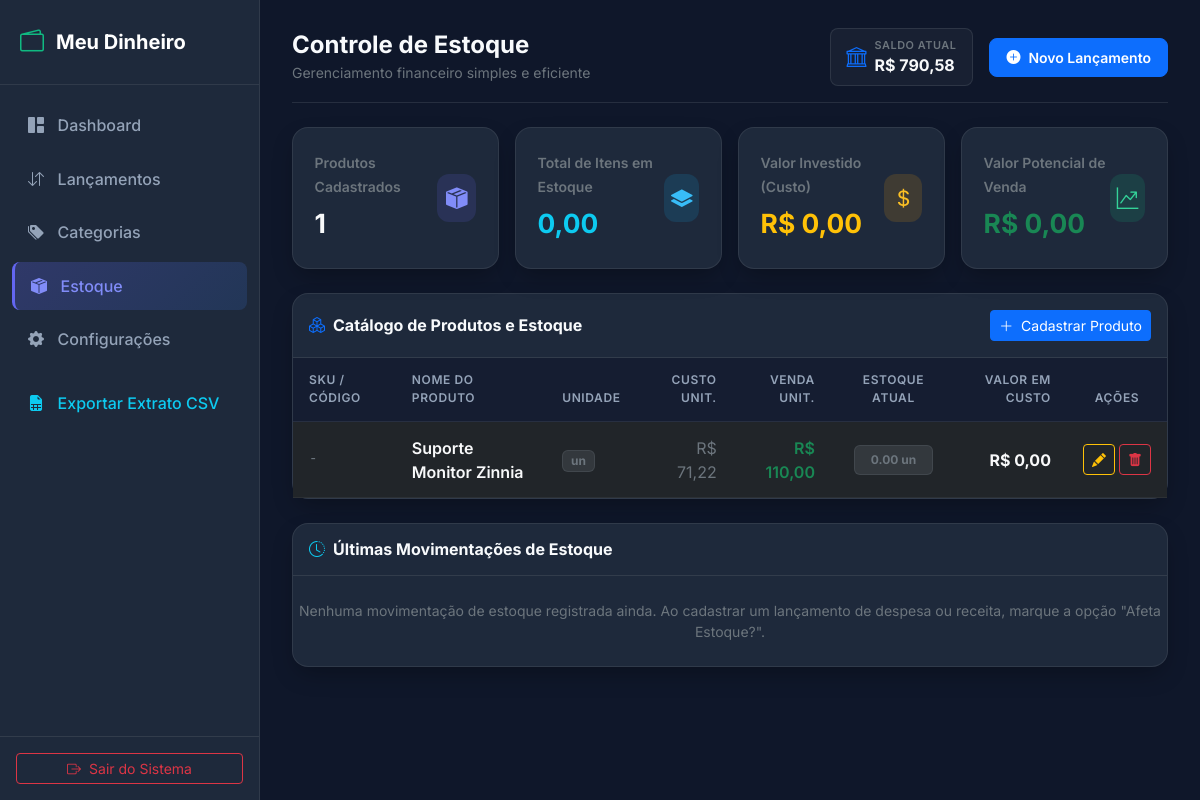
The app's page /estoque/ (signed in), older data.
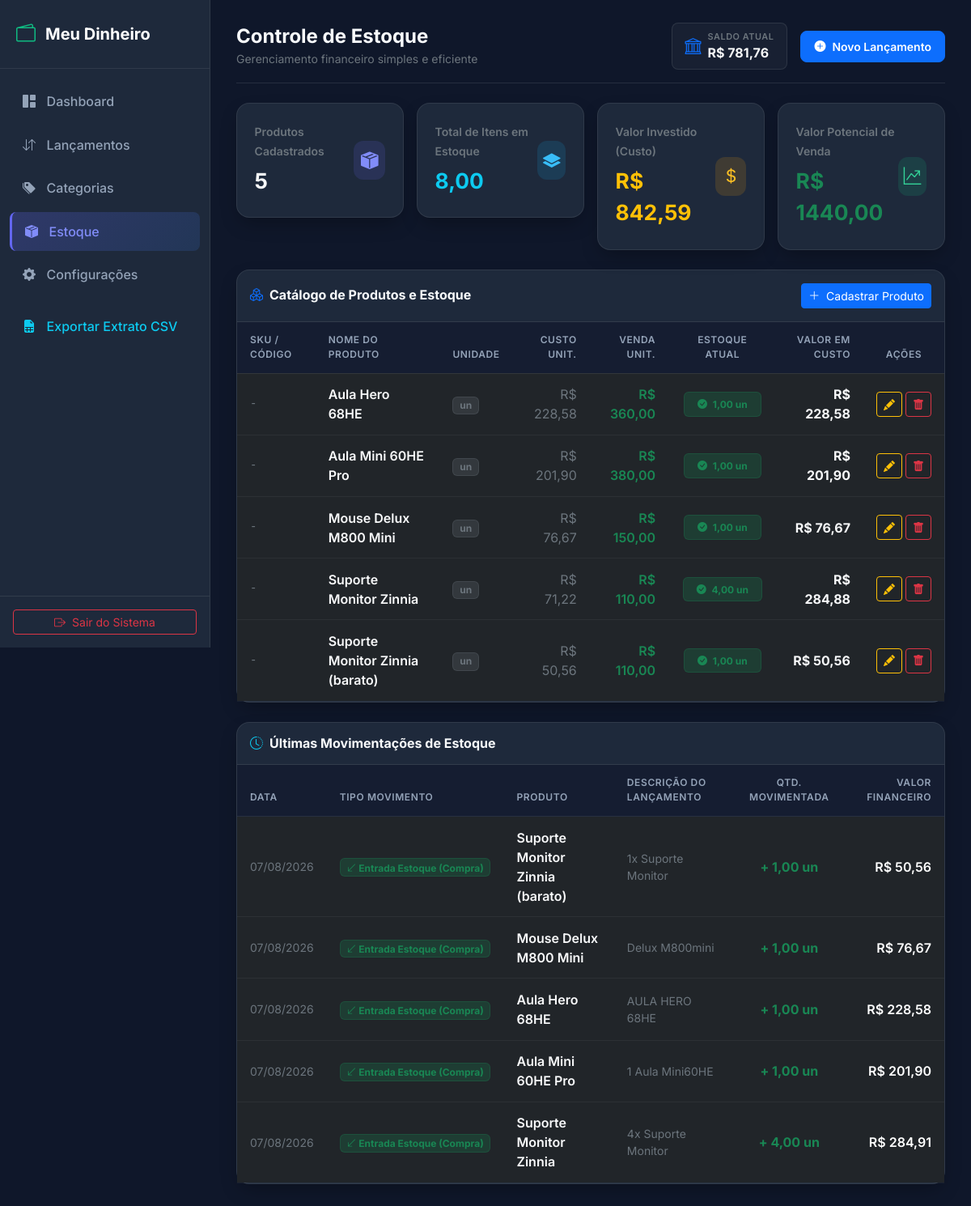
The same page, newer data.
### financas/models.py (models this page shows, shortened)
class UserProfile(models.Model):
    user = models.OneToOneField(User, on_delete=models.CASCADE, related_name='profile')
    initial_balance = models.DecimalField(
        max_digits=12,
        decimal_places=2,
        default=Decimal('0.00'),
        verbose_name="Saldo Inicial / de Partida"
    )
    currency = models.CharField(max_length=5, default="R$", verbose_name="Moeda")
    def get_total_income_all_time(self):
        total = self.user.transactions.filter(type='INCOME').aggregate(Sum('amount'))['amount__sum']
        return total or Decimal('0.00')
    def get_total_expense_all_time(self):
        total = self.user.transactions.filter(type='EXPENSE').aggregate(Sum('amount'))['amount__sum']
        return total or Decimal('0.00')
    def get_current_balance(self):
        return self.initial_balance + self.get_total_income_all_time() - self.get_total_expense_all_time()

class Product(models.Model):
    user = models.ForeignKey(User, on_delete=models.CASCADE, related_name='products')
    name = models.CharField(max_length=150, verbose_name="Nome do Produto")
    sku = models.CharField(max_length=50, blank=True, null=True, verbose_name="SKU / Código")
    unit = models.CharField(max_length=20, default="un", verbose_name="Unidade de Medida")
    cost_price = models.DecimalField(
        max_digits=12, decimal_places=2, default=Decimal('0.00'), verbose_name="Preço Custo Unitário (R$)"
    )
    sale_price = models.DecimalField(
        max_digits=12, decimal_places=2, default=Decimal('0.00'), verbose_name="Preço Venda Unitário (R$)"
    )
    created_at = models.DateTimeField(auto_now_add=True)
    updated_at = models.DateTimeField(auto_now=True)
    class Meta:
        verbose_name = "Produto"
        verbose_name_plural = "Produtos"
        ordering = ['name']
    def get_current_stock(self):
        entries = self.transactions.filter(affects_stock=True, type='EXPENSE').aggregate(Sum('quantity'))['quantity__sum'] or Decimal('0.00')
        exits = self.transactions.filter(affects_stock=True, type='INCOME').aggregate(Sum('quantity'))['quantity__sum'] or Decimal('0.00')
        return entries - exits

class Transaction(models.Model):
    TRANSACTION_TYPES = [
        ('INCOME', 'Receita / Entradas'),
        ('EXPENSE', 'Despesa / Saídas'),
    ]
    PAYMENT_METHODS = [
        ('PIX', 'Pix'),
        ('CARTAO_CREDITO', 'Cartão de Crédito'),
        ('CARTAO_DEBITO', 'Cartão de Débito'),
        ('DINHEIRO', 'Dinheiro'),
        ('TRANSFERENCIA', 'Transferência'),
        ('OUTRO', 'Outro'),
    ]
    user = models.ForeignKey(User, on_delete=models.CASCADE, related_name='transactions')
    type = models.CharField(max_length=10, choices=TRANSACTION_TYPES, verbose_name="Tipo")
    description = models.CharField(max_length=255, verbose_name="Descrição")
    amount = models.DecimalField(max_digits=12, decimal_places=2, verbose_name="Valor (R$)")
    date = models.DateField(verbose_name="Data")
    category = models.ForeignKey(
        Category,
        on_delete=models.SET_NULL,
        null=True,
        blank=True,
        related_name='transactions',
        verbose_name="Categoria"
    )
    payment_method = models.CharField(
        max_length=20,
        choices=PAYMENT_METHODS,
        default='PIX',
        verbose_name="Forma de Pagamento"
    )
    notes = models.TextField(blank=True, null=True, verbose_name="Observações")
    affects_stock = models.BooleanField(default=False, verbose_name="Afeta Estoque?")
    product = models.ForeignKey(
        Product,
        on_delete=models.SET_NULL,
        null=True,
        blank=True,
        related_name='transactions',
        verbose_name="Produto"
    )
    quantity = models.DecimalField(
        max_digits=12,
        decimal_places=2,
        null=True,
        blank=True,
        verbose_name="Quantidade"
    )
    created_at = models.DateTimeField(auto_now_add=True)
    updated_at = models.DateTimeField(auto_now=True)
    class Meta:
        verbose_name = "Transação"
        verbose_name_plural = "Transações"
        ordering = ['-date', '-created_at']

### financas/views.py (the view)
# urls.py: path('estoque/', views.stock_list_view, name='stock'),
@login_required
def stock_list_view(request):
    user = request.user
    products = Product.objects.filter(user=user).order_by('name')
    form = ProductForm()
    product_list = []
    total_items_stock = Decimal('0.00')
    total_cost_value = Decimal('0.00')
    total_sale_value = Decimal('0.00')
    for p in products:
        current_stock = p.get_current_stock()
        cost_val = current_stock * p.cost_price
        sale_val = current_stock * p.sale_price
        total_items_stock += current_stock
        total_cost_value += cost_val
        total_sale_value += sale_val
        product_list.append({
            'product': p,
            'current_stock': current_stock,
            'total_cost_val': cost_val,
            'total_sale_val': sale_val,
        })
    stock_transactions = Transaction.objects.filter(
        user=user, affects_stock=True
    ).select_related('product', 'category').order_by('-date', '-created_at')[:10]
    context = {
        'product_list': product_list,
        'form': form,
        'total_products_count': products.count(),
        'total_items_stock': total_items_stock,
        'total_cost_value': total_cost_value,
        'total_sale_value': total_sale_value,
        'stock_transactions': stock_transactions,
    }
    return render(request, 'financas/stock.html', context)

### templates/financas/stock.html (shortened to what the changed rows need)
{% extends 'base.html' %}
{% load static %}
{% block page_title %}Controle de Estoque{% endblock %}
{% block content %}
<div class="row g-3 mb-4">
  <div class="col-12 col-sm-6 col-xl-3">
    <div class="card-custom kpi-card">
      <div class="d-flex align-items-center justify-content-between">
        <div>
          <span class="text-secondary small fw-semibold">Produtos Cadastrados</span>
          <div class="kpi-value text-light">{{ total_products_count }}</div>
        </div>
      </div>
    </div>
  </div>
  <div class="col-12 col-sm-6 col-xl-3">
    <div class="card-custom kpi-card">
      <div class="d-flex align-items-center justify-content-between">
        <div>
          <span class="text-secondary small fw-semibold">Total de Itens em Estoque</span>
          <div class="kpi-value text-info">{{ total_items_stock|floatformat:2 }}</div>
        </div>
      </div>
    </div>
  </div>
  <div class="col-12 col-sm-6 col-xl-3">
    <div class="card-custom kpi-card">
      <div class="d-flex align-items-center justify-content-between">
        <div>
          <span class="text-secondary small fw-semibold">Valor Investido (Custo)</span>
          <div class="kpi-value text-warning">R$ {{ total_cost_value|floatformat:2 }}</div>
        </div>
      </div>
    </div>
  </div>
  <div class="col-12 col-sm-6 col-xl-3">
    <div class="card-custom kpi-card">
      <div class="d-flex align-items-center justify-content-between">
        <div>
          <span class="text-secondary small fw-semibold">Valor Potencial de Venda</span>
          <div class="kpi-value text-success">R$ {{ total_sale_value|floatformat:2 }}</div>
        </div>
      </div>
    </div>
  </div>
</div>
<div class="card-custom mb-4">
  {% if product_list %}
    <div class="table-responsive">
      <table class="table table-custom mb-0">
        <thead>
          <tr>
            <th>SKU / Código</th>
            <th>Nome do Produto</th>
            <th>Unidade</th>
            <th class="text-end">Custo Unit.</th>
            <th class="text-end">Venda Unit.</th>
            <th class="text-center">Estoque Atual</th>
            <th class="text-end">Valor em Custo</th>
            <th class="text-center">Ações</th>
          </tr>
        </thead>
        <tbody>
          {% for item in product_list %}
            <tr>
              <td class="text-secondary small font-monospace">{{ item.product.sku|default:"-" }}</td>
              <td class="fw-semibold text-light">{{ item.product.name }}</td>
              <td><span class="badge bg-secondary bg-opacity-25 text-secondary border border-secondary border-opacity-25">{{ item.product.unit }}</span></td>
              <td class="text-end text-secondary">R$ {{ item.product.cost_price|floatformat:2 }}</td>
              <td class="text-end text-success fw-semibold">R$ {{ item.product.sale_price|floatformat:2 }}</td>
              <td class="text-center fw-bold fs-6">
                {% if item.current_stock > 0 %}
                  <span class="badge bg-success bg-opacity-25 text-success border border-success border-opacity-25 px-3 py-2">
                    <i class="bi bi-check-circle-fill me-1"></i> {{ item.current_stock|floatformat:2 }} {{ item.product.unit }}
                  </span>
                {% elif item.current_stock == 0 %}
                  <span class="badge bg-secondary bg-opacity-25 text-secondary border border-secondary border-opacity-25 px-3 py-2">
                    0.00 {{ item.product.unit }}
                  </span>
                {% else %}
                  <span class="badge bg-danger bg-opacity-25 text-danger border border-danger border-opacity-25 px-3 py-2">
                    <i class="bi bi-exclamation-triangle-fill me-1"></i> {{ item.current_stock|floatformat:2 }} {{ item.product.unit }}
                  </span>
                {% endif %}
              </td>
              <td class="text-end fw-bold text-light">R$ {{ item.total_cost_val|floatformat:2 }}</td>
              <td class="text-center">
                <div class="d-inline-flex gap-1">
                  <button type="button" class="btn btn-outline-warning btn-sm py-1 px-2 btn-edit-product"
                          title="Editar Produto"
                          data-id="{{ item.product.id }}"
                          data-name="{{ item.product.name }}"
                          data-sku="{{ item.product.sku|default:'' }}"
                          data-unit="{{ item.product.unit }}"
                          data-cost="{{ item.product.cost_price }}"
                          data-sale="{{ item.product.sale_price }}"
                          data-action="{% url 'product_edit' item.product.id %}">
                    <i class="bi bi-pencil-fill"></i>
                  </button>
                  <form method="post" action="{% url 'product_delete' item.product.id %}" onsubmit="return confirm('Deseja realmente excluir este produto?');" class="d-inline">
                    <button type="submit" class="btn btn-outline-danger btn-sm py-1 px-2" title="Excluir Produto">
                      <i class="bi bi-trash-fill"></i>
                    </button>
                  </form>
                </div>
              </td>
            </tr>
          {% endfor %}
        </tbody>
      </table>
    </div>
  {% endif %}
</div>
<div class="card-custom">
  <div class="p-3 border-bottom border-secondary border-opacity-25">
    <h5 class="h6 mb-0 fw-bold d-flex align-items-center gap-2">
    </h5>
  </div>
  {% if stock_transactions %}
    <div class="table-responsive">
      <table class="table table-custom mb-0">
        <thead>
          <tr>
            <th>Data</th>
            <th>Tipo Movimento</th>
            <th>Produto</th>
            <th>Descrição do Lançamento</th>
            <th class="text-center">Qtd. Movimentada</th>
            <th class="text-end">Valor Financeiro</th>
          </tr>
        </thead>
        <tbody>
          {% for t in stock_transactions %}
            <tr>
              <td class="text-secondary small">{{ t.date|date:"d/m/Y" }}</td>
              <td>
                {% if t.type == 'EXPENSE' %}
                  <span class="badge bg-success bg-opacity-25 text-success border border-success border-opacity-25">
                    <i class="bi bi-arrow-down-left"></i> Entrada Estoque (Compra)
                  </span>
                {% else %}
                  <span class="badge bg-danger bg-opacity-25 text-danger border border-danger border-opacity-25">
                    <i class="bi bi-arrow-up-right"></i> Saída Estoque (Venda)
                  </span>
                {% endif %}
              </td>
              <td class="fw-semibold text-light">{{ t.product.name|default:"Sem produto vinculado" }}</td>
              <td class="text-secondary small">{{ t.description }}</td>
              <td class="text-center fw-bold {% if t.type == 'EXPENSE' %}text-success{% else %}text-danger{% endif %}">
                {% if t.type == 'EXPENSE' %}+{% else %}-{% endif %} {{ t.quantity|floatformat:2 }} {{ t.product.unit }}
              </td>
              <td class="text-end fw-semibold">R$ {{ t.amount|floatformat:2 }}</td>
            </tr>
          {% endfor %}
        </tbody>
      </table>
    </div>
  {% else %}
    <div class="text-center py-4 text-secondary small">
      Nenhuma movimentação de estoque registrada ainda. Ao cadastrar um lançamento de despesa ou receita, marque a opção "Afeta Estoque?".
    </div>
  {% endif %}
</div>
{% endblock %}

### templates/base.html (shortened to what this page needs)
{% load static %}
<!DOCTYPE html>
<html lang="pt-br" data-bs-theme="dark">
<head>
  <link href="https://cdn.jsdelivr.net/npm/bootstrap@5.3.3/dist/css/bootstrap.min.css" rel="stylesheet">
  <link rel="stylesheet" href="https://cdn.jsdelivr.net/npm/bootstrap-icons@1.11.3/font/bootstrap-icons.min.css">
  <link rel="stylesheet" href="{% static 'css/custom.css' %}">
</head>
<body>
  <aside class="sidebar" id="sidebar">
    <div class="brand-logo">
      <i class="bi bi-wallet2"></i>
      <span>Meu Dinheiro</span>
    </div>
    <nav class="nav-menu">
      <a href="{% url 'dashboard' %}" class="nav-link-custom {% if request.resolver_match.url_name == 'dashboard' %}active{% endif %}">
        <i class="bi bi-grid-1x2-fill"></i>
        <span>Dashboard</span>
      </a>
      <a href="{% url 'transactions' %}" class="nav-link-custom {% if request.resolver_match.url_name == 'transactions' %}active{% endif %}">
        <i class="bi bi-arrow-down-up"></i>
        <span>Lançamentos</span>
      </a>
      <a href="{% url 'categories' %}" class="nav-link-custom {% if request.resolver_match.url_name == 'categories' %}active{% endif %}">
        <i class="bi bi-tags-fill"></i>
        <span>Categorias</span>
      </a>
      <a href="{% url 'stock' %}" class="nav-link-custom {% if request.resolver_match.url_name == 'stock' %}active{% endif %}">
        <i class="bi bi-box-seam-fill"></i>
        <span>Estoque</span>
      </a>
      <a href="{% url 'settings' %}" class="nav-link-custom {% if request.resolver_match.url_name == 'settings' %}active{% endif %}">
        <i class="bi bi-gear-fill"></i>
        <span>Configurações</span>
      </a>
      <a href="{% url 'export_csv' %}" class="nav-link-custom text-info mt-3">
        <i class="bi bi-file-earmark-spreadsheet-fill"></i>
        <span>Exportar Extrato CSV</span>
      </a>
    </nav>
    <div class="p-3 border-top border-secondary border-opacity-25">
      <form method="post" action="{% url 'logout' %}">
        <button type="submit" class="btn btn-outline-danger w-100 btn-sm d-flex align-items-center justify-content-center gap-2">
          <i class="bi bi-box-arrow-right"></i> Sair do Sistema
        </button>
      </form>
    </div>
  </aside>
  <main class="main-content">
    <header class="d-flex align-items-center justify-content-between mb-4 pb-3 border-bottom border-secondary border-opacity-25">
      <div class="d-flex align-items-center gap-3">
        <div>
          <h1 class="h4 mb-0 fw-bold">{% block page_title %}Dashboard{% endblock %}</h1>
          <small class="text-secondary d-none d-sm-inline">Gerenciamento financeiro simples e eficiente</small>
        </div>
      </div>
      <div class="d-flex align-items-center gap-3">
        <div class="px-3 py-2 rounded-3 bg-secondary bg-opacity-10 border border-secondary border-opacity-25 d-flex align-items-center gap-2">
          <i class="bi bi-bank text-primary fs-5"></i>
          <div>
            <div class="text-uppercase text-secondary fw-semibold" style="font-size: 0.68rem; letter-spacing: 0.05em;">Saldo Atual</div>
            <div class="fw-bold fs-6 text-light">R$ {{ current_balance|default:user.profile.get_current_balance|floatformat:2 }}</div>
          </div>
        </div>
        <button type="button" class="btn btn-primary btn-sm px-3 py-2 rounded-3 d-flex align-items-center gap-2 fw-semibold" data-bs-toggle="modal" data-bs-target="#quickAddModal">
          <i class="bi bi-plus-circle-fill"></i>
          <span class="d-none d-md-inline">Novo Lançamento</span>
        </button>
      </div>
    </header>
    {% block content %}{% endblock %}
  </main>
</body>
</html>

Row changes from the older to the newer data that the page shows:
added Product: product.sku "-", product.name "Aula Hero 68HE", product.unit "un", product.cost_price "228,58", product.sale_price "360,00", current_stock "1,00", total_cost_val "228,58"
added Product: product.sku "-", product.name "Aula Mini 60HE Pro", product.unit "un", product.cost_price "201,90", product.sale_price "380,00", current_stock "1,00", total_cost_val "201,90"
added Product: product.sku "-", product.name "Mouse Delux M800 Mini", product.unit "un", product.cost_price "76,67", product.sale_price "150,00", current_stock "1,00", total_cost_val "76,67"
shown differently, row unchanged: Product "Suporte Monitor Zinnia": current_stock (not shown) → "4,00"; total_cost_val "0,00" → "284,88"
added Product: product.sku "-", product.name "Suporte Monitor Zinnia (barato)", product.unit "un", product.cost_price "50,56", product.sale_price "110,00", current_stock "1,00", total_cost_val "50,56"
now on this page (row edited): Transaction: date "07/08/2026", type "EXPENSE" (drawn), product.name "Suporte Monitor Zinnia (barato)", description "1x Suporte Monitor", quantity "1,00", product.unit "un", amount "50,56"
now on this page (row edited): Transaction: date "07/08/2026", type "EXPENSE" (drawn), product.name "Mouse Delux M800 Mini", description "Delux M800mini", quantity "1,00", product.unit "un", amount "76,67"
now on this page (row edited): Transaction: date "07/08/2026", type "EXPENSE" (drawn), product.name "Aula Hero 68HE", description "AULA HERO 68HE", quantity "1,00", product.unit "un", amount "228,58"
now on this page (row edited): Transaction: date "07/08/2026", type "EXPENSE" (drawn), product.name "Aula Mini 60HE Pro", description "1 Aula Mini60HE", quantity "1,00", product.unit "un", amount "201,90"
now on this page (row edited): Transaction: date "07/08/2026", type "EXPENSE" (drawn), product.name "Suporte Monitor Zinnia", description "4x Suporte Monitor", quantity "4,00", product.unit "un", amount "284,91"
Text that changed along with them:
{{ current_balance|default:user.profile.get_current_balance|floatformat:2 }}: "790,58" → "781,76"
{{ total_products_count }}: "1" → "5"
{{ total_items_stock|floatformat:2 }}: "0,00" → "8,00"
{{ total_cost_value|floatformat:2 }}: "0,00" → "842,59"
{{ total_sale_value|floatformat:2 }}: "0,00" → "1440,00"
text no longer shown: "Nenhuma movimentação de estoque registrada ainda. Ao cadastrar um lançamento de despesa ou receita, marque a opção \"Afeta Estoque?\"."
text now shown: "DATA TIPO MOVIMENTO PRODUTO DESCRIÇÃO DO LANÇAMENTO QTD. MOVIMENTADA VALOR FINANCEIRO"
